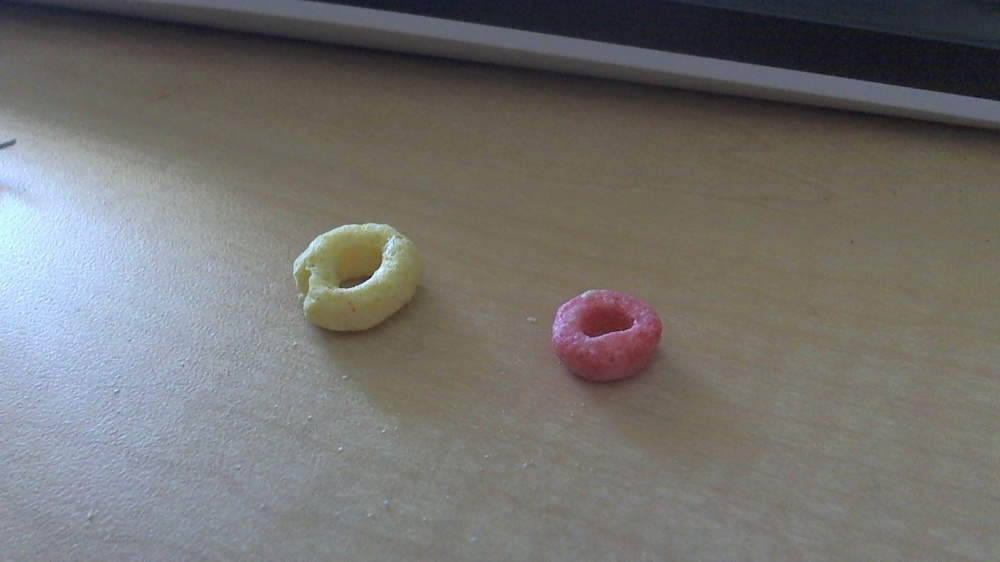
#> input picture src/cheerioContours/pic1.jpg, 1000 x 562 px, shrunk from 1920 x 1080 before the run
$ python main2.py
#> lines starting #> are read from the running program, lines starting #| are printed output that depends on the picture; after the words box and inside, x2 and y2 are one past the last pixel; in counts of white or black regions, pixels touching at a corner belong together
import os
import cv2
import numpy as np
import pandas as pd
import matplotlib.pyplot as plt

img = cv2.imread('./pic1.jpg')
#> img is the input picture: shape (562, 1000, 3); mean B, G, R 109.9, 113, 114.1


lower = np.array([60, 60, 60])
higher = np.array([250, 250, 250])

mask = cv2.inRange(img, lower, higher)
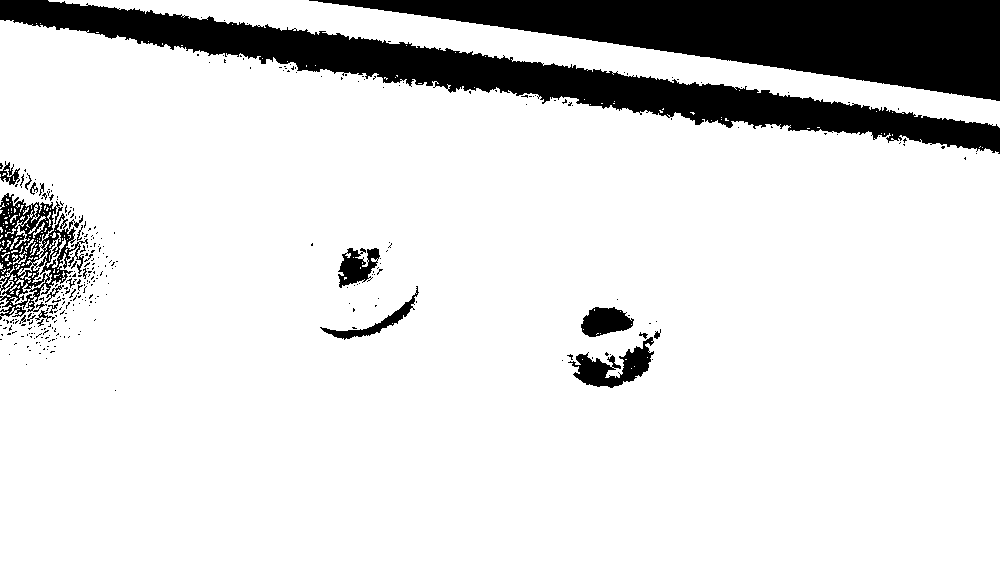
#> mask: shape (562, 1000); 86.2% white; 313 black regions (290 under 20 px)

cont,_ = cv2.findContours(mask, cv2.RETR_EXTERNAL, cv2.CHAIN_APPROX_NONE)
#> cont = 141 contours, 133 with area under 20; largest, box (x1, y1, x2, y2) and area: (0, 20, 1000, 562) 465064, (48, 0, 1000, 128) 22798, (0, 274, 16, 300) 72, (15, 210, 33, 248) 63, (0, 298, 12, 311) 36, (33, 222, 45, 238) 28, (28, 216, 46, 234) 26, (31, 204, 40, 223) 24

contImg = cv2.drawContours(img, cont, -1, 255, 3)
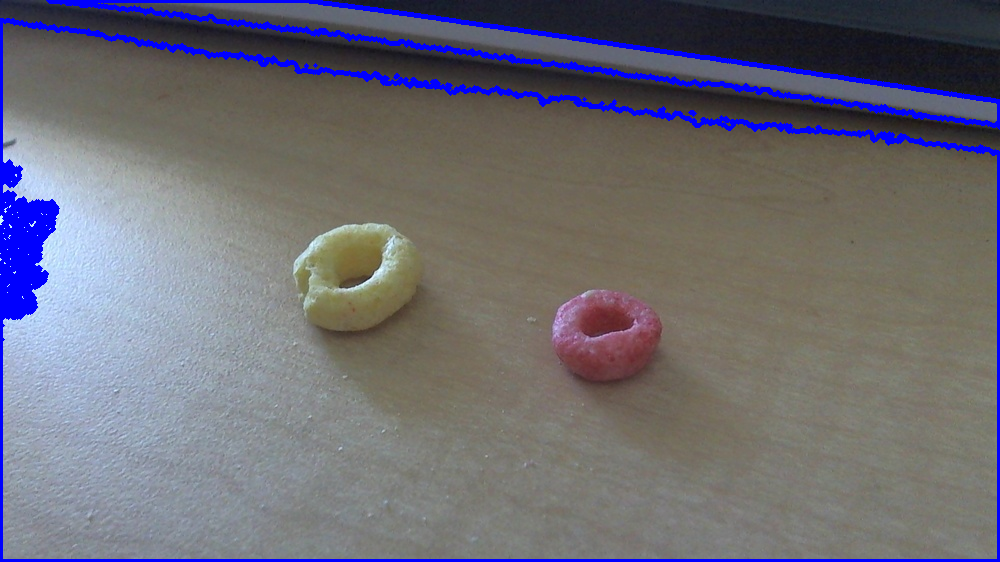
#> contImg: shape (562, 1000, 3); mean B, G, R 116.4, 107.5, 108.8

plt.imshow(contImg)

#plt.imshow(img)
#plt.imshow(mask, 'gray')
plt.show()
